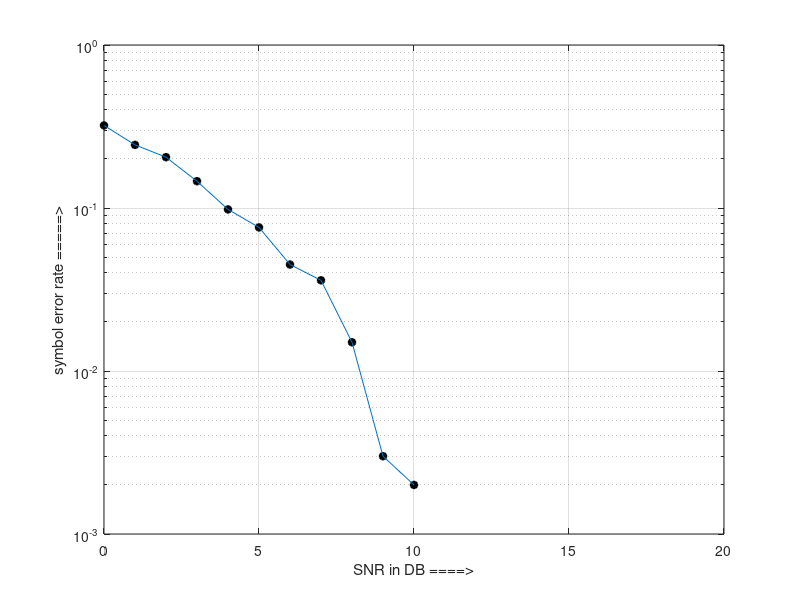

Recreate this plot in MATLAB.
clc;close all;clear all;

M=4;%no of symobols you want to generate
inputbits=randint(1000,1,M);%1000 random quaternary data is generated
modulatedBits=pskmod(inputbits,M);%modulation

symbolErrorRate=[];
for snr=0:1:20
 noiseCorruptedBits=awgn(modulatedBits,snr);%SNR in db
 receivedbits=pskdemod(noiseCorruptedBits,M);
 [num_error,er_rate]=symerr(inputbits,receivedbits)
 symbolErrorRate=[symbolErrorRate er_rate];
end

snr=0:1:20;
semilogy(snr,symbolErrorRate,'k*','linewidth',2);
hold on;
plot(snr,symbolErrorRate)
grid on;
xlabel('SNR in DB ====>');
ylabel('symbol error rate =====>');

